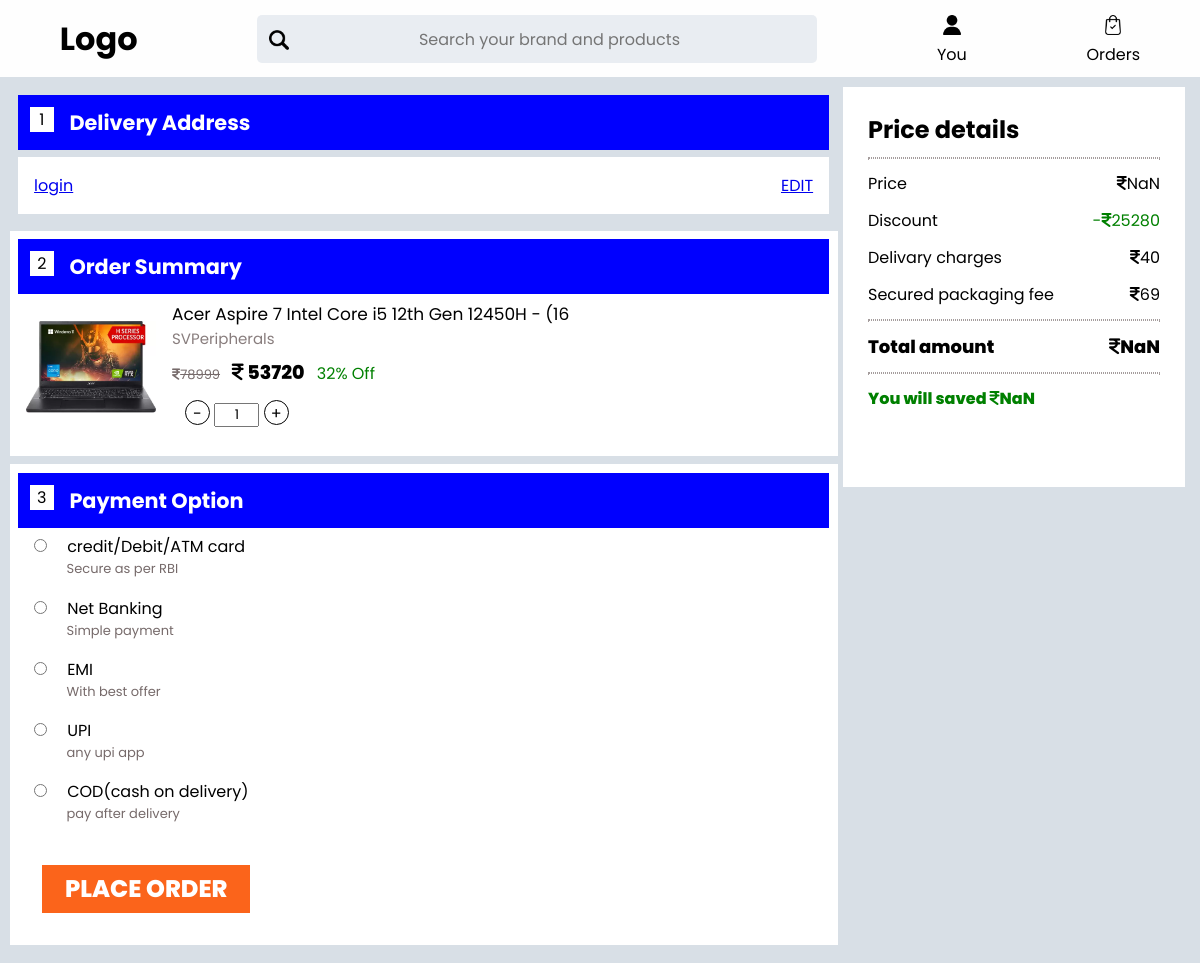
Page /coding/order/order.php?req=laptop&id=6 on the committed database.
### tables this page shows
CREATE TABLE `laptop` (
  `id` int(11) NOT NULL,
  `title` varchar(50) NOT NULL,
  `price` bigint(20) NOT NULL,
  `pname` varchar(20) NOT NULL,
  `imageone` varchar(100) NOT NULL,
  `imagetwo` varchar(100) NOT NULL,
  `imagethree` varchar(100) NOT NULL,
  `offerone` varchar(100) NOT NULL,
  `offertwo` varchar(100) NOT NULL,
  `offerthree` varchar(100) NOT NULL,
  `sales_package` varchar(100) NOT NULL,
  `model_num` varchar(50) NOT NULL,
  `model_name` varchar(50) NOT NULL,
  `type` varchar(50) NOT NULL,
  `color` varchar(30) NOT NULL,
  `microsoft` varchar(20) NOT NULL,
  `graphic` varchar(20) NOT NULL,
  `graphic_cap` varchar(11) NOT NULL,
  `pbrand` varchar(50) NOT NULL,
  `ptype` varchar(50) NOT NULL,
  `ssd` varchar(20) NOT NULL,
  `ssd_cap` varchar(11) NOT NULL,
  `ram` varchar(11) NOT NULL,
  `ram_type` varchar(50) NOT NULL,
  `system` varchar(50) NOT NULL,
  `usb` varchar(60) NOT NULL,
  `touchscreen` varchar(20) NOT NULL,
  `ssize` varchar(100) NOT NULL,
  `resolution` varchar(100) NOT NULL,
  `stype` varchar(60) NOT NULL,
  `speaker` varchar(20) NOT NULL,
  `mic` varchar(20) NOT NULL,
  `lan` varchar(60) NOT NULL,
  `bluetooth` varchar(20) NOT NULL,
  `camera` varchar(20) NOT NULL,
  `backlight` varchar(20) NOT NULL,
  `warranty` varchar(100) NOT NULL,
  `nonwarranty` varchar(100) NOT NULL,
  `weight` varchar(11) NOT NULL,
  `battery_cell` varchar(10) NOT NULL,
  `battery_backup` varchar(20) NOT NULL,
  `pgeneration` varchar(20) NOT NULL,
  `pverient` varchar(20) NOT NULL,
  `pcore` varchar(20) NOT NULL,
  `os_architechture` varchar(20) NOT NULL,
  `hdmi` varchar(20) NOT NULL,
  `added_at` datetime NOT NULL,
  `pdesone` varchar(200) NOT NULL,
  `pimage_one` varchar(50) NOT NULL,
  `pdestwo` varchar(200) NOT NULL,
  `pimage_two` varchar(50) NOT NULL,
  `discount` int(11) NOT NULL,
  `seller` varchar(50) NOT NULL,
  `quantity` int(11) NOT NULL,
  `product` varchar(40) NOT NULL DEFAULT 'laptop'
);

### coding/order/order.php (the view, shortened to what this page needs)
<?php
require_once "../admin/pages/connect.php";
if(isset($_REQUEST['req'])){
  $dbname = $_REQUEST['req'];
  $id = $_REQUEST['id'];
?>
<!DOCTYPE html>
<html lang="en">
  <head>
    <link rel="stylesheet" href="order.css" />
  </head>
  <body>
    <div class="container">
      <div class="navbar">
        <h1 class="logo">Logo</h1>
        <div class="search">
          <img src="../../images/magnifying-glass.png" alt="" />
          <input type="text" placeholder="Search your brand and products" />
        </div>
        <div class="account">
          <img src="../../images/user.png" alt="" /><br />
          You
        </div>
        <div class="orders">
          <img src="../../images/shopping-bag.png" alt="" /><br />
          Orders
        </div>
      </div>
      <div class="main">
        <?php
                    $sql = "select * from $dbname where id=$id";
                    $res = mysqli_query($con,$sql);
                    if(mysqli_num_rows($res)){
                      $data = mysqli_fetch_assoc($res);
                      $discount = $data['price']*($data['discount']/100);
                    ?>
        <div class="order-part">
          <form action="../admin/pages/process.php">
          <div class="delivery-address">
            <div class="heading">
              <span>1</span>
              <h3>Delivery Address</h3>
            </div>
            <div class="address-note order-item">
              <div class="address-check">
                <div class="input-field">
                  <?php if(isset($_SESSION['username'])){
                    $uid = $_SESSION['username'];
                    $sql2 = "select * from user where id=$uid";
                    $res2 = mysqli_query($con,$sql2);
                    if($res2){
                      $udata = mysqli_fetch_assoc($res2);
                    ?>
                  <label for="checking">
                    <input type="radio" name="checking" value="<?php echo $uid; ?>" id="checking" checked />
                    <h4><?php echo $udata['name']; ?></h4>
                    <p>
                    <?php echo $udata['address']; ?>
                    </p>
                    <p><?php echo $udata['city']." ".$udata['district']." ".$udata['state']." Pin code: ".$udata['pin']; ?></p>
                  </label>
                  <?php
                    }
                }else{ ?>
                    <a href="../forms/login.php">login</a>
                    <?php } ?>
                </div>
              </div>
              <div class="edit">
                <a href="../forms/login-new.php?id=<?php echo $uid; ?>">EDIT</a>
              </div>
            </div>
          </div>
          <div class="order-summery order-item">
            <div class="heading">
              <span>2</span>
              <h3>Order Summary</h3>
            </div>
            <div class="cart-container">
              <div class="cart-box">
                <div class="box-item">
                  <div class="image-container">
                    <img
                      src="../admin/<?php echo $data['imageone']; ?>"
                      alt=""
                    />
                  </div>
                  <div class="text-part">
                    <div class="description">
                      <?php echo $data['title']; ?>
                    </div>
                    <div class="seller"><?php echo $data['seller']; ?></div>
                    <div class="price">
                      <span class="initial-price">
                        <i class="fa-solid fa-indian-rupee-sign"></i
                        ><del class="cal-price"><?php echo $data['price']; ?></del></span
                      ><span class="final-price">
                        <i class="fa-solid fa-indian-rupee-sign"></i>
                        <?php echo ceil($data['price']-$discount); ?></span
                      >
                      <span class="offer"><?php echo $data['discount']; ?>% Off</span>
                    </div>
                    <div class="external-part">
                      <div class="quantity">
                        <span class="decrement" id="dec">-</span>
                        <input type="number" name="quantity" id="display" value="1" />
                        <span id="inc">+</span>
                      </div>
                    </div>
                  </div>
                </div>
              </div>
            </div>
          </div>
          <div class="payment-part order-item">
            <div class="heading">
              <span>3</span>
              <h3>Payment Option</h3>
            </div>
            <div class="credit">
              <div class="credit-card">
                <input type="radio" name="payment" id="credit-option" value="credit/Debit/ATM card" />
                <label for="credit-option">credit/Debit/ATM card</label>
              </div>
              <li>Secure as per RBI</li>
            </div>
            <div class="banking">
              <div class="bank">
                <input type="radio" name="payment" id="bank-option" value="Net Banking" />
                <label for="bank-option">Net Banking</label>
              </div>
              <li>Simple payment</li>
            </div>
            <div class="emi">
              <div class="instalment">
                <input type="radio" name="payment" id="emi-option" value="EMI" />
                <label for="emi-option">EMI</label>
              </div>
              <li>With best offer</li>
            </div>
            <div class="upi">
              <div class="upi-pay">
                <input type="radio" name="payment" id="upi-option" value="UPI" />
                <label for="upi-option">UPI</label>
              </div>
              <li>any upi app</li>
            </div>
            <div class="cod">
              <div class="cash">
                <input type="radio" name="payment" id="cod-option" value="COD(cash on delivery)" />
                <label for="cod-option">COD(cash on delivery)</label>
              </div>
              <li>pay after delivery</li>
            </div>
            <input type="submit" name="order" id="order" value="PLACE ORDER">
          </div>
          </form>
        </div>
        <div class="caculation">
          <h2>Price details</h2>
          <hr />
          <div class="price">
            <span>Price</span>
            <span> <i class="fa-solid fa-indian-rupee-sign"></i><span id="price-print"></span></span>
          </div>
          <div class="discount">
            <span>Discount</span>
            <span>-<i class="fa-solid fa-indian-rupee-sign"></i><span id="discount-print"></span></span>
          </div>
          <div class="delivary">
            <span>Delivary charges</span>
            <span><i class="fa-solid fa-indian-rupee-sign"></i>40</span>
          </div>
          <div class="package">
            <span>Secured packaging fee</span>
            <span><i class="fa-solid fa-indian-rupee-sign"></i>69</span>
          </div>
          <hr />
          <div class="total">
            <span>Total amount</span>
            <span><i class="fa-solid fa-indian-rupee-sign"></i><span id="total"></span></span>
          </div>
          <hr />
          <p>
            You will saved <i class="fa-solid fa-indian-rupee-sign"></i><span id="save"></span>
          </p>
        </div>
      </div>
      </div>
      <?php } ?>
  </body>
</html>
<?php }else{
  echo "not";
} ?>

### rows in the picture
laptop: imageone (picture), title "Acer Aspire 7 Intel Core i5 12th Gen 12450H - (16", seller "SVPeripherals", price "78999", ceil($data['price']-$discount) "53720", discount "32"
